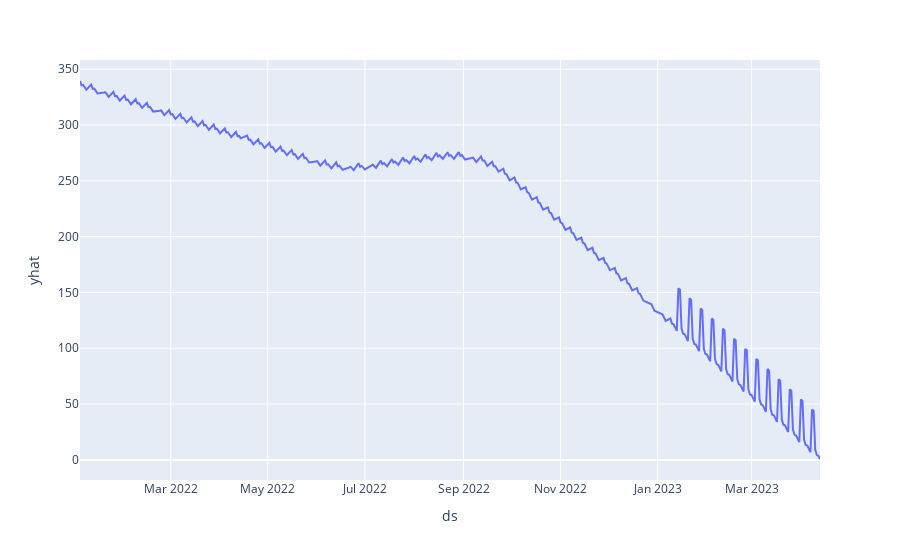

Write notebook code for a chart like this one.
### Code cell
px.line(forecast, x='ds', y='yhat')

### Figure 1 — Plotly figure (JSON) as saved in the notebook; plotly's stock layout.template omitted (floating-point values rounded to 4 significant figures; data arrays with more than 128 entries replaced by an {"elided": "..."} marker saying what was removed)
{"data": [{"hovertemplate": "ds=%{x}<br>yhat=%{y}<extra></extra>", "legendgroup": "", "line": {"color": "#636efa", "dash": "solid"}, "marker": {"symbol": "circle"}, "mode": "lines", "name": "", "orientation": "v", "showlegend": false, "type": "scatter", "x": {"elided": "350 str values"}, "xaxis": "x", "y": {"elided": "350 float values"}, "yaxis": "y"}], "layout": {"legend": {"tracegroupgap": 0}, "margin": {"t": 60}, "xaxis": {"anchor": "y", "domain": [0, 1], "title": {"text": "ds"}}, "yaxis": {"anchor": "x", "domain": [0, 1], "title": {"text": "yhat"}}}}
